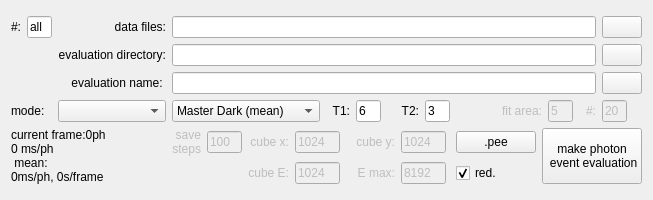
           <widget class="QWidget" name="widget_6" native="true">
            <property name="minimumSize">
             <size>
              <width>550</width>
              <height>200</height>
             </size>
            </property>
            <layout class="QVBoxLayout" name="verticalLayout_5">
             <item>
              <layout class="QGridLayout" name="gridLayout_2">
               <item row="3" column="0" colspan="2">
                <widget class="QLabel" name="label_11">
                 <property name="text">
                  <string>mode:</string>
                 </property>
                </widget>
               </item>
               <item row="3" column="23">
                <widget class="QLineEdit" name="entry_rolling_dark_no">
                 <property name="enabled">
                  <bool>false</bool>
                 </property>
                 <property name="sizePolicy">
                  <sizepolicy hsizetype="Preferred" vsizetype="Fixed">
                   <horstretch>0</horstretch>
                   <verstretch>0</verstretch>
                  </sizepolicy>
                 </property>
                 <property name="maximumSize">
                  <size>
                   <width>25</width>
                   <height>16777215</height>
                  </size>
                 </property>
                 <property name="text">
                  <string>20</string>
                 </property>
                </widget>
               </item>
               <item row="5" column="16">
                <widget class="QLabel" name="label_emax">
                 <property name="enabled">
                  <bool>false</bool>
                 </property>
                 <property name="text">
                  <string>E max:</string>
                 </property>
                 <property name="alignment">
                  <set>Qt::AlignRight|Qt::AlignTrailing|Qt::AlignVCenter</set>
                 </property>
                </widget>
               </item>
               <item row="0" column="23">
                <widget class="QPushButton" name="button_get_data_filenames">
                 <property name="text">
                  <string/>
                 </property>
                 <property name="icon">
                  <iconset>
                   <normaloff>../icons/file-open.png</normaloff>../icons/file-open.png</iconset>
                 </property>
                </widget>
               </item>
               <item row="4" column="16">
                <widget class="QLabel" name="label_cube_y">
                 <property name="enabled">
                  <bool>false</bool>
                 </property>
                 <property name="text">
                  <string>cube y:</string>
                 </property>
                 <property name="alignment">
                  <set>Qt::AlignRight|Qt::AlignTrailing|Qt::AlignVCenter</set>
                 </property>
                </widget>
               </item>
               <item row="4" column="13">
                <widget class="QLabel" name="label_cube_x">
                 <property name="enabled">
                  <bool>false</bool>
                 </property>
                 <property name="text">
                  <string>cube x:</string>
                 </property>
                 <property name="alignment">
                  <set>Qt::AlignRight|Qt::AlignTrailing|Qt::AlignVCenter</set>
                 </property>
                </widget>
               </item>
               <item row="4" column="11">
                <widget class="QLabel" name="label_savesteps">
                 <property name="enabled">
                  <bool>false</bool>
                 </property>
                 <property name="toolTip">
                  <string>&lt;html&gt;&lt;head/&gt;&lt;body&gt;&lt;p&gt;number of files after which the cube is writtten to the disk. Set to 1 if you want to save every single step (not recommended).&lt;/p&gt;&lt;/body&gt;&lt;/html&gt;</string>
                 </property>
                 <property name="text">
                  <string>save
steps</string>
                 </property>
                 <property name="alignment">
                  <set>Qt::AlignRight|Qt::AlignTrailing|Qt::AlignVCenter</set>
                 </property>
                </widget>
               </item>
               <item row="5" column="13">
                <widget class="QLabel" name="label_cube_e">
                 <property name="enabled">
                  <bool>false</bool>
                 </property>
                 <property name="minimumSize">
                  <size>
                   <width>0</width>
                   <height>0</height>
                  </size>
                 </property>
                 <property name="baseSize">
                  <size>
                   <width>0</width>
                   <height>0</height>
                  </size>
                 </property>
                 <property name="text">
                  <string>cube E:</string>
                 </property>
                 <property name="alignment">
                  <set>Qt::AlignRight|Qt::AlignTrailing|Qt::AlignVCenter</set>
                 </property>
                </widget>
               </item>
               <item row="1" column="2" colspan="9">
                <widget class="QLabel" name="label_5">
                 <property name="minimumSize">
                  <size>
                   <width>100</width>
                   <height>0</height>
                  </size>
                 </property>
                 <property name="text">
                  <string>evaluation directory:</string>
                 </property>
                 <property name="alignment">
                  <set>Qt::AlignRight|Qt::AlignTrailing|Qt::AlignVCenter</set>
                 </property>
                </widget>
               </item>
               <item row="3" column="17">
                <widget class="QLabel" name="label_T2">
                 <property name="toolTip">
                  <string>&lt;html&gt;&lt;head/&gt;&lt;body&gt;&lt;p&gt;Like noise threshold 1 but used for pixels surroundingthe event center in pee-modes &amp;quot;clustering&amp;quot; and &amp;quot;4px-Area-Clustering&amp;quot;.&lt;/p&gt;&lt;/body&gt;&lt;/html&gt;</string>
                 </property>
                 <property name="text">
                  <string>T2:</string>
                 </property>
                 <property name="alignment">
                  <set>Qt::AlignRight|Qt::AlignTrailing|Qt::AlignVCenter</set>
                 </property>
                </widget>
               </item>
               <item row="2" column="23">
                <widget class="QPushButton" name="button_get_eval_name">
                 <property name="text">
                  <string/>
                 </property>
                 <property name="icon">
                  <iconset>
                   <normaloff>../icons/file-open.png</normaloff>../icons/file-open.png</iconset>
                 </property>
                </widget>
               </item>
               <item row="5" column="17" colspan="2">
                <widget class="QLineEdit" name="entry_emax">
                 <property name="enabled">
                  <bool>false</bool>
                 </property>
                 <property name="sizePolicy">
                  <sizepolicy hsizetype="Preferred" vsizetype="Fixed">
                   <horstretch>0</horstretch>
                   <verstretch>0</verstretch>
                  </sizepolicy>
                 </property>
                 <property name="maximumSize">
                  <size>
                   <width>45</width>
                   <height>16777215</height>
                  </size>
                 </property>
                 <property name="text">
                  <string>8192</string>
                 </property>
                </widget>
               </item>
               <item row="3" column="19" colspan="2">
                <widget class="QLabel" name="label_fitarea">
                 <property name="enabled">
                  <bool>false</bool>
                 </property>
                 <property name="toolTip">
                  <string>&lt;html&gt;&lt;head/&gt;&lt;body&gt;&lt;p&gt;Defines the pixel number of the square edge used for&amp;quot;gaussian model fit&amp;quot; pee-mode. For odd numbers themaximum is in the middle pixel of the square&lt;/p&gt;&lt;/body&gt;&lt;/html&gt;</string>
                 </property>
                 <property name="text">
                  <string>  fit area:</string>
                 </property>
                 <property name="alignment">
                  <set>Qt::AlignRight|Qt::AlignTrailing|Qt::AlignVCenter</set>
                 </property>
                </widget>
               </item>
               <item row="1" column="23">
                <widget class="QPushButton" name="button_get_eval_dir">
                 <property name="text">
                  <string/>
                 </property>
                 <property name="icon">
                  <iconset>
                   <normaloff>../icons/file-open.png</normaloff>../icons/file-open.png</iconset>
                 </property>
                </widget>
               </item>
               <item row="3" column="16">
                <widget class="QLineEdit" name="entry_sig_fac_1">
                 <property name="sizePolicy">
                  <sizepolicy hsizetype="Preferred" vsizetype="Fixed">
                   <horstretch>0</horstretch>
                   <verstretch>0</verstretch>
                  </sizepolicy>
                 </property>
                 <property name="maximumSize">
                  <size>
                   <width>25</width>
                   <height>16777215</height>
                  </size>
                 </property>
                 <property name="toolTip">
                  <string>&lt;html&gt;&lt;head/&gt;&lt;body&gt;&lt;p&gt;Factor for first noise threshold = factor x noise. Used for identification of photon event centerpixels for all pee-modes.&lt;/p&gt;&lt;/body&gt;&lt;/html&gt;</string>
                 </property>
                 <property name="text">
                  <string>6</string>
                 </property>
                </widget>
               </item>
               <item row="2" column="11" colspan="12">
                <widget class="QLineEdit" name="entry_eval_name">
                 <property name="text">
                  <string/>
                 </property>
                </widget>
               </item>
               <item row="1" column="11" colspan="12">
                <widget class="QLineEdit" name="entry_path_eval">
                 <property name="text">
                  <string/>
                 </property>
                </widget>
               </item>
               <item row="2" column="2" colspan="9">
                <widget class="QLabel" name="label_6">
                 <property name="text">
                  <string>evaluation name: </string>
                 </property>
                 <property name="alignment">
                  <set>Qt::AlignRight|Qt::AlignTrailing|Qt::AlignVCenter</set>
                 </property>
                </widget>
               </item>
               <item row="0" column="2" colspan="9">
                <widget class="QLabel" name="label_4">
                 <property name="minimumSize">
                  <size>
                   <width>0</width>
                   <height>0</height>
                  </size>
                 </property>
                 <property name="text">
                  <string>data files:</string>
                 </property>
                 <property name="alignment">
                  <set>Qt::AlignRight|Qt::AlignTrailing|Qt::AlignVCenter</set>
                 </property>
                </widget>
               </item>
               <item row="4" column="17" colspan="2">
                <widget class="QLineEdit" name="entry_cube_y">
                 <property name="enabled">
                  <bool>false</bool>
                 </property>
                 <property name="sizePolicy">
                  <sizepolicy hsizetype="Preferred" vsizetype="Fixed">
                   <horstretch>0</horstretch>
                   <verstretch>0</verstretch>
                  </sizepolicy>
                 </property>
                 <property name="minimumSize">
                  <size>
                   <width>0</width>
                   <height>0</height>
                  </size>
                 </property>
                 <property name="maximumSize">
                  <size>
                   <width>45</width>
                   <height>16777215</height>
                  </size>
                 </property>
                 <property name="text">
                  <string>1024</string>
                 </property>
                </widget>
               </item>
               <item row="4" column="0" rowspan="2" colspan="11">
                <widget class="QLabel" name="label_efficiency_meas">
                 <property name="sizePolicy">
                  <sizepolicy hsizetype="Expanding" vsizetype="Preferred">
                   <horstretch>0</horstretch>
                   <verstretch>0</verstretch>
                  </sizepolicy>
                 </property>
                 <property name="minimumSize">
                  <size>
                   <width>0</width>
                   <height>0</height>
                  </size>
                 </property>
                 <property name="text">
                  <string>current frame:0ph
0 ms/ph
 mean:
0ms/ph, 0s/frame</string>
                 </property>
                </widget>
               </item>
               <item row="0" column="11" colspan="12">
                <widget class="QLineEdit" name="entry_path_data">
                 <property name="text">
                  <string/>
                 </property>
                </widget>
               </item>
               <item row="3" column="21">
                <widget class="QLineEdit" name="entry_squ_a">
                 <property name="enabled">
                  <bool>false</bool>
                 </property>
                 <property name="sizePolicy">
                  <sizepolicy hsizetype="Preferred" vsizetype="Fixed">
                   <horstretch>0</horstretch>
                   <verstretch>0</verstretch>
                  </sizepolicy>
                 </property>
                 <property name="maximumSize">
                  <size>
                   <width>25</width>
                   <height>16777215</height>
                  </size>
                 </property>
                 <property name="toolTip">
                  <string>&lt;html&gt;&lt;head/&gt;&lt;body&gt;&lt;p&gt;Defines the pixel number of the square edge used for&amp;quot;gaussian model fit&amp;quot; pee-mode. For odd numbers themaximum is in the middle pixel of the square&lt;/p&gt;&lt;/body&gt;&lt;/html&gt;</string>
                 </property>
                 <property name="text">
                  <string>5</string>
                 </property>
                </widget>
               </item>
               <item row="4" column="19">
                <widget class="QPushButton" name="button_store_mode">
                 <property name="minimumSize">
                  <size>
                   <width>34</width>
                   <height>0</height>
                  </size>
                 </property>
                 <property name="text">
                  <string>.pee</string>
                 </property>
                </widget>
               </item>
               <item row="5" column="19">
                <widget class="QCheckBox" name="check_pee_red">
                 <property name="toolTip">
                  <string>&lt;html&gt;&lt;head/&gt;&lt;body&gt;&lt;p&gt;reduced data storage for .pee file. If unchecked, ADUs of all pixels for each event will be stored, too.&lt;/p&gt;&lt;/body&gt;&lt;/html&gt;</string>
                 </property>
                 <property name="text">
                  <string>red.</string>
                 </property>
                 <property name="checked">
                  <bool>true</bool>
                 </property>
                </widget>
               </item>
               <item row="0" column="0">
                <widget class="QLabel" name="label_12">
                 <property name="text">
                  <string>#:</string>
                 </property>
                </widget>
               </item>
               <item row="3" column="15">
                <widget class="QLabel" name="label_T1">
                 <property name="toolTip">
                  <string>&lt;html&gt;&lt;head/&gt;&lt;body&gt;&lt;p&gt;Factor for first noise threshold = factor x noise. Used for identification of photon event centerpixels for all pee-modes.&lt;/p&gt;&lt;/body&gt;&lt;/html&gt;</string>
                 </property>
                 <property name="text">
                  <string>  T1:</string>
                 </property>
                 <property name="alignment">
                  <set>Qt::AlignRight|Qt::AlignTrailing|Qt::AlignVCenter</set>
                 </property>
                </widget>
               </item>
               <item row="4" column="12">
                <widget class="QLineEdit" name="entry_savesteps">
                 <property name="enabled">
                  <bool>false</bool>
                 </property>
                 <property name="maximumSize">
                  <size>
                   <width>35</width>
                   <height>16777215</height>
                  </size>
                 </property>
                 <property name="toolTip">
                  <string>&lt;html&gt;&lt;head/&gt;&lt;body&gt;&lt;p&gt;number of files after which the cube is writtten to the disk. Set to 1 if you want to save every single step (not recommended).&lt;/p&gt;&lt;/body&gt;&lt;/html&gt;</string>
                 </property>
                 <property name="text">
                  <string>100</string>
                 </property>
                </widget>
               </item>
               <item row="4" column="20" rowspan="2" colspan="4">
                <widget class="QPushButton" name="button_make_pee">
                 <property name="sizePolicy">
                  <sizepolicy hsizetype="Preferred" vsizetype="Preferred">
                   <horstretch>0</horstretch>
                   <verstretch>0</verstretch>
                  </sizepolicy>
                 </property>
                 <property name="minimumSize">
                  <size>
                   <width>0</width>
                   <height>50</height>
                  </size>
                 </property>
                 <property name="text">
                  <string>make photon
 event evaluation</string>
                 </property>
                </widget>
               </item>
               <item row="3" column="18">
                <widget class="QLineEdit" name="entry_sig_fac_2">
                 <property name="sizePolicy">
                  <sizepolicy hsizetype="Preferred" vsizetype="Fixed">
                   <horstretch>0</horstretch>
                   <verstretch>0</verstretch>
                  </sizepolicy>
                 </property>
                 <property name="maximumSize">
                  <size>
                   <width>25</width>
                   <height>16777215</height>
                  </size>
                 </property>
                 <property name="toolTip">
                  <string>&lt;html&gt;&lt;head/&gt;&lt;body&gt;&lt;p&gt;Like noise threshold 1 but used for pixels surroundingthe event center in pee-modes &amp;quot;clustering&amp;quot; and &amp;quot;4px-Area-Clustering&amp;quot;.&lt;/p&gt;&lt;/body&gt;&lt;/html&gt;</string>
                 </property>
                 <property name="text">
                  <string>3</string>
                 </property>
                </widget>
               </item>
               <item row="3" column="22">
                <widget class="QLabel" name="label_num_rol_dark">
                 <property name="enabled">
                  <bool>false</bool>
                 </property>
                 <property name="text">
                  <string>  #:</string>
                 </property>
                 <property name="alignment">
                  <set>Qt::AlignRight|Qt::AlignTrailing|Qt::AlignVCenter</set>
                 </property>
                </widget>
               </item>
               <item row="0" column="1">
                <widget class="QLineEdit" name="entry_data_num">
                 <property name="sizePolicy">
                  <sizepolicy hsizetype="Preferred" vsizetype="Fixed">
                   <horstretch>0</horstretch>
                   <verstretch>0</verstretch>
                  </sizepolicy>
                 </property>
                 <property name="maximumSize">
                  <size>
                   <width>25</width>
                   <height>16777215</height>
                  </size>
                 </property>
                 <property name="toolTip">
                  <string>&lt;html&gt;&lt;head/&gt;&lt;body&gt;&lt;p&gt;number of frames (N) to use in pee evaluation (first N frames). If &amp;quot;all&amp;quot; or &amp;quot;-1&amp;quot; is set, all frames are used.&lt;/p&gt;&lt;/body&gt;&lt;/html&gt;</string>
                 </property>
                 <property name="text">
                  <string>all</string>
                 </property>
                </widget>
               </item>
               <item row="4" column="14" colspan="2">
                <widget class="QLineEdit" name="entry_cube_x">
                 <property name="enabled">
                  <bool>false</bool>
                 </property>
                 <property name="sizePolicy">
                  <sizepolicy hsizetype="Preferred" vsizetype="Fixed">
                   <horstretch>0</horstretch>
                   <verstretch>0</verstretch>
                  </sizepolicy>
                 </property>
                 <property name="maximumSize">
                  <size>
                   <width>45</width>
                   <height>16777215</height>
                  </size>
                 </property>
                 <property name="text">
                  <string>1024</string>
                 </property>
                </widget>
               </item>
               <item row="5" column="14" colspan="2">
                <widget class="QLineEdit" name="entry_cube_e">
                 <property name="enabled">
                  <bool>false</bool>
                 </property>
                 <property name="sizePolicy">
                  <sizepolicy hsizetype="Preferred" vsizetype="Fixed">
                   <horstretch>0</horstretch>
                   <verstretch>0</verstretch>
                  </sizepolicy>
                 </property>
                 <property name="maximumSize">
                  <size>
                   <width>45</width>
                   <height>16777215</height>
                  </size>
                 </property>
                 <property name="text">
                  <string>1024</string>
                 </property>
                </widget>
               </item>
               <item row="3" column="11" colspan="4">
                <widget class="QComboBox" name="comboBox_pee_dark">
                 <property name="sizePolicy">
                  <sizepolicy hsizetype="Expanding" vsizetype="Fixed">
                   <horstretch>0</horstretch>
                   <verstretch>0</verstretch>
                  </sizepolicy>
                 </property>
                 <item>
                  <property name="text">
                   <string>Master Dark (mean)</string>
                  </property>
                 </item>
                 <item>
                  <property name="text">
                   <string>Master Dark (median)</string>
                  </property>
                 </item>
                 <item>
                  <property name="text">
                   <string>Rolling Dark</string>
                  </property>
                 </item>
                </widget>
               </item>
               <item row="3" column="2" colspan="9">
                <widget class="QComboBox" name="comboBox_pee_mode">
                 <property name="sizePolicy">
                  <sizepolicy hsizetype="Expanding" vsizetype="Fixed">
                   <horstretch>0</horstretch>
                   <verstretch>0</verstretch>
                  </sizepolicy>
                 </property>
                 <property name="minimumSize">
                  <size>
                   <width>0</width>
                   <height>0</height>
                  </size>
                 </property>
                </widget>
               </item>
              </layout>
             </item>
            </layout>
           </widget>
